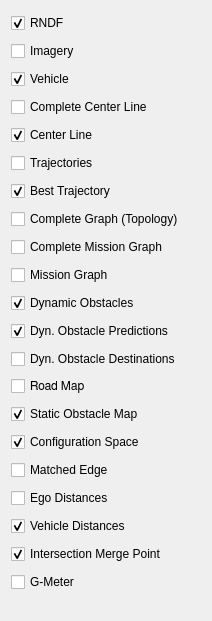
           <widget class="QWidget" name="plannerDisplay">
            <property name="geometry">
             <rect>
              <x>0</x>
              <y>0</y>
              <width>212</width>
              <height>621</height>
             </rect>
            </property>
            <property name="maximumSize">
             <size>
              <width>16777215</width>
              <height>16777215</height>
             </size>
            </property>
            <attribute name="label">
             <string>Display</string>
            </attribute>
            <layout class="QVBoxLayout" name="verticalLayout_5">
             <item>
              <widget class="QCheckBox" name="plannerDisplayRNDF">
               <property name="text">
                <string>RNDF</string>
               </property>
               <property name="checked">
                <bool>true</bool>
               </property>
              </widget>
             </item>
             <item>
              <widget class="QCheckBox" name="plannerDisplayImagery">
               <property name="text">
                <string>Imagery</string>
               </property>
               <property name="checked">
                <bool>false</bool>
               </property>
              </widget>
             </item>
             <item>
              <widget class="QCheckBox" name="plannerDisplayVehicle">
               <property name="text">
                <string>Vehicle</string>
               </property>
               <property name="checked">
                <bool>true</bool>
               </property>
              </widget>
             </item>
             <item>
              <widget class="QCheckBox" name="plannerDisplayCompleteCenterLine">
               <property name="text">
                <string>Complete Center Line</string>
               </property>
              </widget>
             </item>
             <item>
              <widget class="QCheckBox" name="plannerDisplayCenterLine">
               <property name="text">
                <string>Center Line</string>
               </property>
               <property name="checked">
                <bool>true</bool>
               </property>
              </widget>
             </item>
             <item>
              <widget class="QCheckBox" name="plannerDisplayTrajectories">
               <property name="text">
                <string>Trajectories</string>
               </property>
              </widget>
             </item>
             <item>
              <widget class="QCheckBox" name="plannerDisplayBestTrajectory">
               <property name="text">
                <string>Best Trajectory</string>
               </property>
               <property name="checked">
                <bool>true</bool>
               </property>
              </widget>
             </item>
             <item>
              <widget class="QCheckBox" name="plannerDisplayCompleteGraph">
               <property name="text">
                <string>Complete Graph (Topology)</string>
               </property>
              </widget>
             </item>
             <item>
              <widget class="QCheckBox" name="plannerDisplayCompleteMissionGraph">
               <property name="text">
                <string>Complete Mission Graph</string>
               </property>
              </widget>
             </item>
             <item>
              <widget class="QCheckBox" name="plannerDisplayMissionGraph">
               <property name="text">
                <string>Mission Graph</string>
               </property>
              </widget>
             </item>
             <item>
              <widget class="QCheckBox" name="plannerDisplayDynamicObstacles">
               <property name="text">
                <string>Dynamic Obstacles</string>
               </property>
               <property name="checked">
                <bool>true</bool>
               </property>
              </widget>
             </item>
             <item>
              <widget class="QCheckBox" name="plannerDisplayDynamicObstaclePredictions">
               <property name="text">
                <string>Dyn. Obstacle Predictions</string>
               </property>
               <property name="checked">
                <bool>true</bool>
               </property>
              </widget>
             </item>
             <item>
              <widget class="QCheckBox" name="plannerDisplayDynamicObstacleDestinations">
               <property name="text">
                <string>Dyn. Obstacle Destinations</string>
               </property>
              </widget>
             </item>
             <item>
              <widget class="QCheckBox" name="plannerDisplayRoadMap">
               <property name="font">
                <font>
                 <family>FreeSans</family>
                </font>
               </property>
               <property name="text">
                <string>Road Map</string>
               </property>
              </widget>
             </item>
             <item>
              <widget class="QCheckBox" name="plannerDisplayStaticObstacleMap">
               <property name="text">
                <string>Static Obstacle Map</string>
               </property>
               <property name="checked">
                <bool>true</bool>
               </property>
              </widget>
             </item>
             <item>
              <widget class="QCheckBox" name="plannerDisplayConfigurationSpace">
               <property name="text">
                <string>Configuration Space</string>
               </property>
               <property name="checked">
                <bool>true</bool>
               </property>
              </widget>
             </item>
             <item>
              <widget class="QCheckBox" name="plannerDisplayMatchedEdge">
               <property name="text">
                <string>Matched Edge</string>
               </property>
              </widget>
             </item>
             <item>
              <widget class="QCheckBox" name="plannerDisplayEgoDistances">
               <property name="text">
                <string>Ego Distances</string>
               </property>
              </widget>
             </item>
             <item>
              <widget class="QCheckBox" name="plannerDisplayVehicleDistances">
               <property name="text">
                <string>Vehicle Distances</string>
               </property>
               <property name="checked">
                <bool>true</bool>
               </property>
              </widget>
             </item>
             <item>
              <widget class="QCheckBox" name="plannerDisplayIntersectionMergePoint">
               <property name="text">
                <string>Intersection Merge Point</string>
               </property>
               <property name="checked">
                <bool>true</bool>
               </property>
              </widget>
             </item>
             <item>
              <widget class="QCheckBox" name="plannerDisplayGMeter">
               <property name="text">
                <string>G-Meter</string>
               </property>
               <property name="checked">
                <bool>false</bool>
               </property>
              </widget>
             </item>
            </layout>
           </widget>
